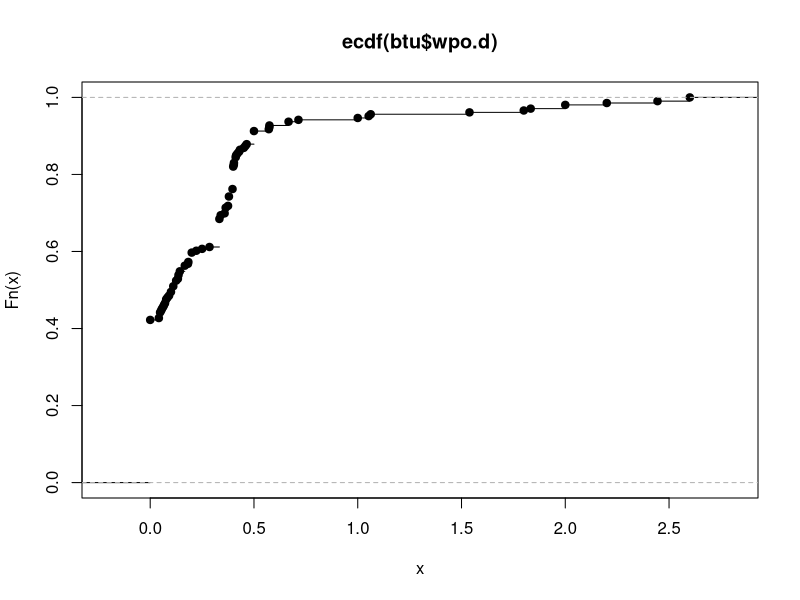
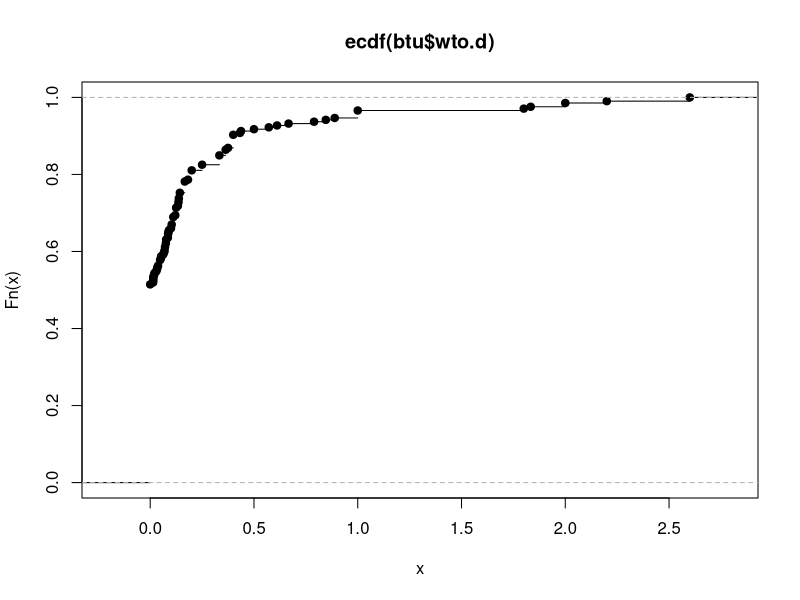
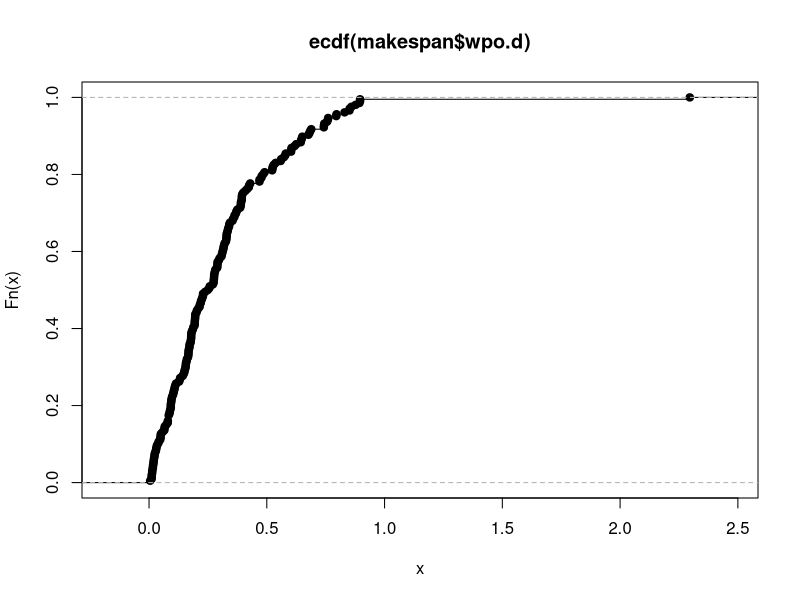
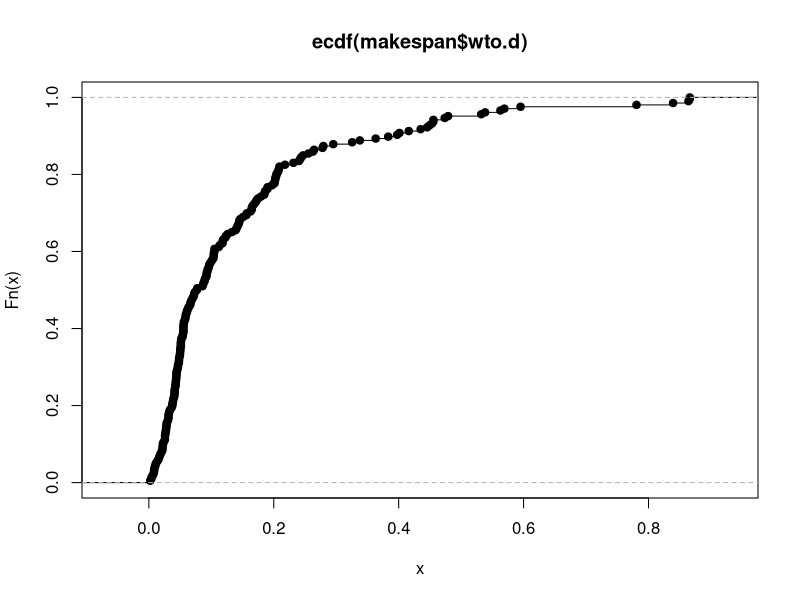
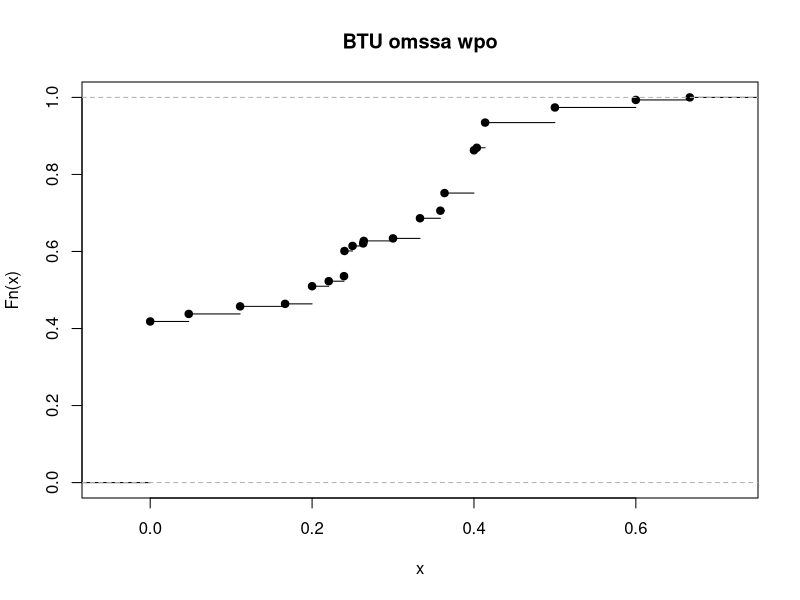
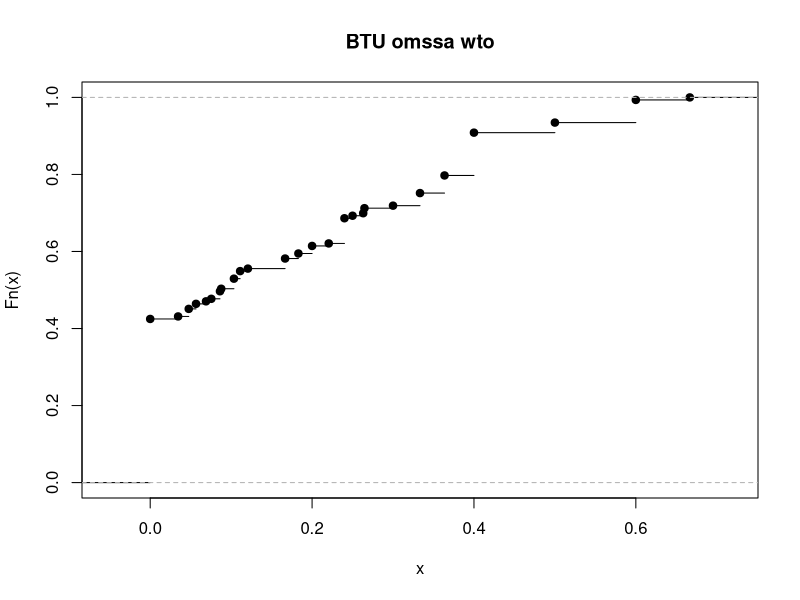
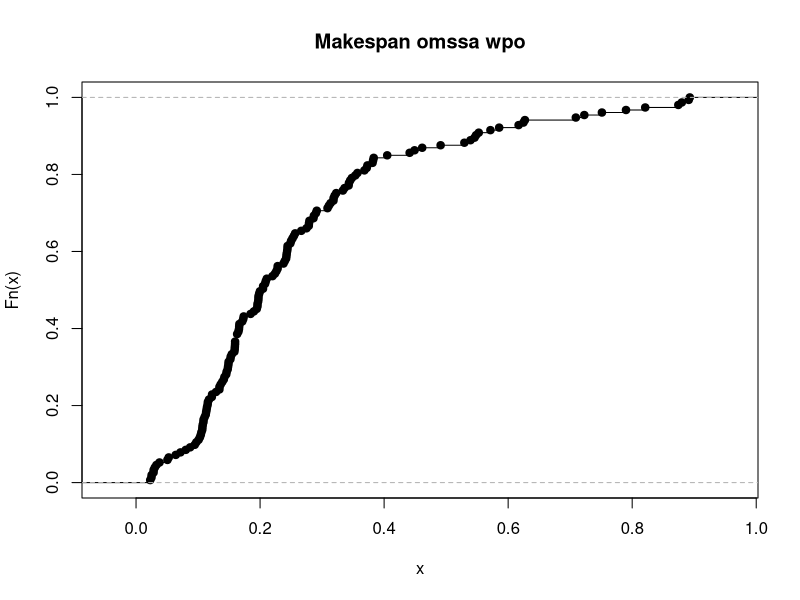
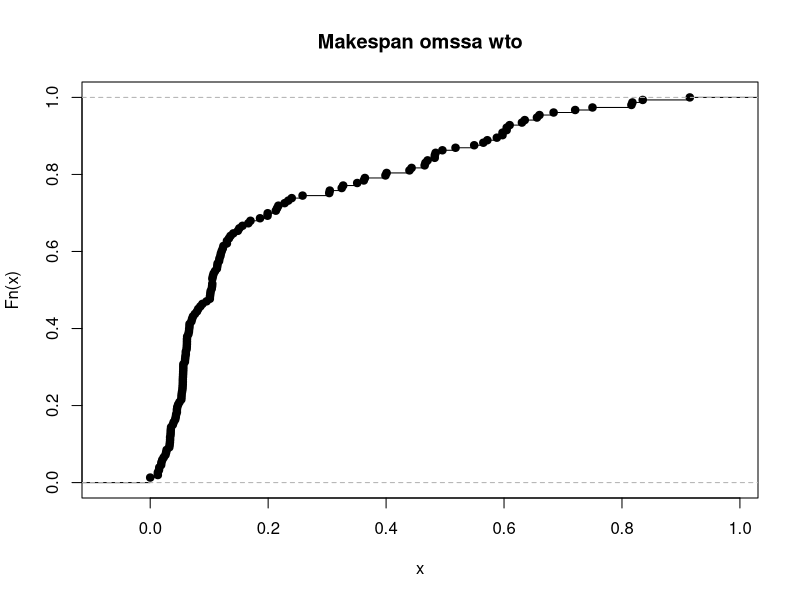

The R script that drew these images, in order:
# R script to compute validation stats

stats <- read.table("stats.dat", header=TRUE)

btu <- stats[c("source","BTU","wpo.BTU","wto.BTU")]

btu$wpo.d <- NA
btu$wpo.d <- abs( btu$BTU - btu$wpo.BTU ) / btu$BTU
pdf('btu-cdf-wpo.pdf')
plot(ecdf(btu$wpo.d))
dev.off()

btu$wto.d <- NA
btu$wto.d <- abs( btu$BTU - btu$wto.BTU ) / btu$BTU
pdf('btu-cdf-wto.pdf')
plot(ecdf(btu$wto.d))
dev.off()

write.table(btu[ with(btu, order(wpo.d)), ], file="btu.dat")


makespan <- stats[c("source","makespan","wpo.makespan","wto.makespan")]

makespan$wpo.d <- NA
makespan$wpo.d <- abs( makespan$makespan - makespan$wpo.makespan ) / makespan$makespan
pdf('makespan-cdf-wpo.pdf')
plot(ecdf(makespan$wpo.d))
dev.off()

makespan$wto.d <- NA
makespan$wto.d <- abs( makespan$makespan - makespan$wto.makespan ) / makespan$makespan
pdf('makespan-cdf-wto.pdf')
plot(ecdf(makespan$wto.d))
dev.off()

write.table(makespan[ with(makespan, order(wpo.d)), ], file="makespan.dat")


min(btu$wpo.d)
max(btu$wpo.d)
mean(btu$wpo.d)

min(btu$wto.d)
max(btu$wto.d)
mean(btu$wto.d)


min(makespan$wpo.d)
max(makespan$wpo.d)
mean(makespan$wpo.d)

min(makespan$wto.d)
max(makespan$wto.d)
mean(makespan$wto.d)


# OMSSA
stats <- read.table("stats-omssa.dat", header=TRUE)
btu <- stats[c("source","BTU","wpo.BTU","wto.BTU")]
btu$wpo.d <- NA
btu$wpo.d <- abs( btu$BTU - btu$wpo.BTU ) / btu$BTU
pdf('btu-omssa-cdf-wpo.pdf')
plot(ecdf(btu$wpo.d), main="BTU omssa wpo")
dev.off()

btu$wto.d <- NA
btu$wto.d <- abs( btu$BTU - btu$wto.BTU ) / btu$BTU
pdf('btu-omssa-cdf-wto.pdf')
plot(ecdf(btu$wto.d), main="BTU omssa wto")
dev.off()

makespan <- stats[c("source","makespan","wpo.makespan","wto.makespan")]
makespan$wpo.d <- NA
makespan$wpo.d <- abs( makespan$makespan - makespan$wpo.makespan ) / makespan$makespan
pdf('makespan-omssa-cdf-wpo.pdf')
plot(ecdf(makespan$wpo.d), main="Makespan omssa wpo")
dev.off()

makespan$wto.d <- NA
makespan$wto.d <- abs( makespan$makespan - makespan$wto.makespan ) / makespan$makespan
pdf('makespan-omssa-cdf-wto.pdf')
plot(ecdf(makespan$wto.d), main="Makespan omssa wto")
dev.off()

# Montage
stats <- read.table("stats-montage.dat", header=TRUE)
btu <- stats[c("source","BTU","wpo.BTU","wto.BTU")]
btu$wpo.d <- NA
btu$wpo.d <- abs( btu$BTU - btu$wpo.BTU ) / btu$BTU
pdf('btu-montage-cdf-wpo.pdf')
plot(ecdf(btu$wpo.d), main="BTU Montage wpo")
dev.off()

btu$wto.d <- NA
btu$wto.d <- abs( btu$BTU - btu$wto.BTU ) / btu$BTU
pdf('btu-montage-cdf-wto.pdf')
plot(ecdf(btu$wto.d), main="BTU Montage wto")
dev.off()

makespan <- stats[c("source","makespan","wpo.makespan","wto.makespan")]
makespan$wpo.d <- NA
makespan$wpo.d <- abs( makespan$makespan - makespan$wpo.makespan ) / makespan$makespan
pdf('makespan-montage-cdf-wpo.pdf')
plot(ecdf(makespan$wpo.d), main="Makespan Montage wpo")
dev.off()

makespan$wto.d <- NA
makespan$wto.d <- abs( makespan$makespan - makespan$wto.makespan ) / makespan$makespan
pdf('makespan-montage-cdf-wto.pdf')
plot(ecdf(makespan$wto.d), main="Makespan Montage wto")
dev.off()

